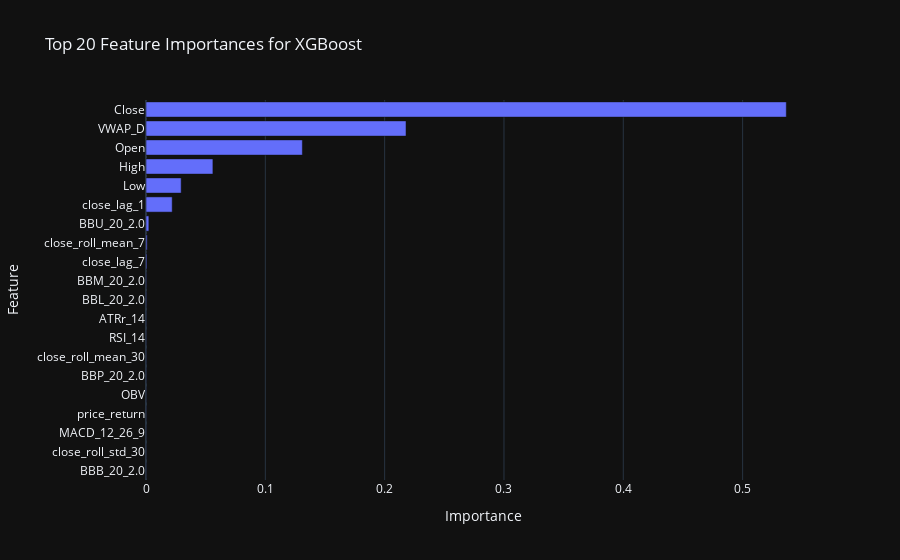
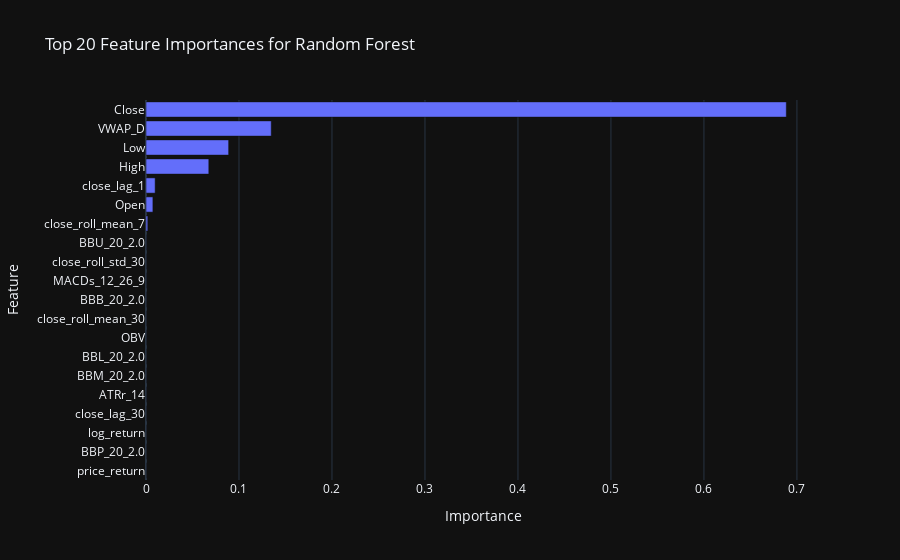

Notebook code cell kept with these figures, in order:
### Code cell
print("\n\n--- Generating Feature Importance Plots (for applicable models) ---")

# Takes the master dictionary of all trained model objects
all_models = {model.model_name: model for model in ml_models_to_run}

# Loop through all the trained model objects
for model_name, model_instance in all_models.items():

    # Checks if the internal, fitted model object has an attribute called 'feature_importances_'
    if hasattr(model_instance.model, 'feature_importances_'):

        print(f"-> Found feature importances for: {model_name}")

        # Create a DataFrame to hold the feature names and their importance scores
        importance_df = pd.DataFrame({
            'Feature': X_train.columns, # Get the feature names from the training data
            'Importance': model_instance.model.feature_importances_
        }).sort_values(by='Importance', ascending=False) # Sort from most to least important

        # Select the top 20 most important features for a clean plot
        top_20_features = importance_df.head(20)

        # Create an interactive bar chart using Plotly Express
        fig_importance = px.bar(
            top_20_features,
            x='Importance', # The length of the bar
            y='Feature',    # The label for the bar
            orientation='h', # 'h' makes it a horizontal bar chart, which is easier to read
            title=f'Top 20 Feature Importances for {model_name}',
            template='plotly_dark'
        )

        # This line makes the plot even easier to read by sorting the bars
        # from smallest at the bottom to largest at the top.
        fig_importance.update_yaxes(categoryorder='total ascending')

        fig_importance.show()

### Figure 1 — Plotly figure (JSON) as saved in the notebook; plotly's stock layout.template omitted (floating-point values rounded to 4 significant figures)
{"data": [{"hovertemplate": "Importance=%{x}<br>Feature=%{y}<extra></extra>", "legendgroup": "", "marker": {"color": "#636efa", "pattern": {"shape": ""}}, "name": "", "orientation": "h", "showlegend": false, "textposition": "auto", "type": "bar", "x": [0.5366, 0.2179, 0.131, 0.05607, 0.02946, 0.02196, 0.002392, 0.00098, 0.0007282, 0.0004125, 0.0003532, 0.0001941, 0.0001879, 0.000183, 0.0001622, 0.0001451, 0.000135, 0.0001316, 0.0001315, 0.0001272], "xaxis": "x", "y": ["Close", "VWAP_D", "Open", "High", "Low", "close_lag_1", "BBU_20_2.0", "close_roll_mean_7", "close_lag_7", "BBM_20_2.0", "BBL_20_2.0", "ATRr_14", "RSI_14", "close_roll_mean_30", "BBP_20_2.0", "OBV", "price_return", "MACD_12_26_9", "close_roll_std_30", "BBB_20_2.0"], "yaxis": "y"}], "layout": {"barmode": "relative", "legend": {"tracegroupgap": 0}, "title": {"text": "Top 20 Feature Importances for XGBoost"}, "xaxis": {"anchor": "y", "domain": [0, 1], "title": {"text": "Importance"}}, "yaxis": {"anchor": "x", "categoryorder": "total ascending", "domain": [0, 1], "title": {"text": "Feature"}}}}

### Figure 2 — Plotly figure (JSON) as saved in the notebook; plotly's stock layout.template omitted (floating-point values rounded to 4 significant figures)
{"data": [{"hovertemplate": "Importance=%{x}<br>Feature=%{y}<extra></extra>", "legendgroup": "", "marker": {"color": "#636efa", "pattern": {"shape": ""}}, "name": "", "orientation": "h", "showlegend": false, "textposition": "auto", "type": "bar", "x": [0.6886, 0.1347, 0.08887, 0.06755, 0.009826, 0.00742, 0.001892, 0.0001254, 9.021e-05, 8.872e-05, 7.475e-05, 7.26e-05, 7.218e-05, 7.011e-05, 6.302e-05, 6.187e-05, 5.542e-05, 5.252e-05, 5.227e-05, 5.003e-05], "xaxis": "x", "y": ["Close", "VWAP_D", "Low", "High", "close_lag_1", "Open", "close_roll_mean_7", "BBU_20_2.0", "close_roll_std_30", "MACDs_12_26_9", "BBB_20_2.0", "close_roll_mean_30", "OBV", "BBL_20_2.0", "BBM_20_2.0", "ATRr_14", "close_lag_30", "log_return", "BBP_20_2.0", "price_return"], "yaxis": "y"}], "layout": {"barmode": "relative", "legend": {"tracegroupgap": 0}, "title": {"text": "Top 20 Feature Importances for Random Forest"}, "xaxis": {"anchor": "y", "domain": [0, 1], "title": {"text": "Importance"}}, "yaxis": {"anchor": "x", "categoryorder": "total ascending", "domain": [0, 1], "title": {"text": "Feature"}}}}
